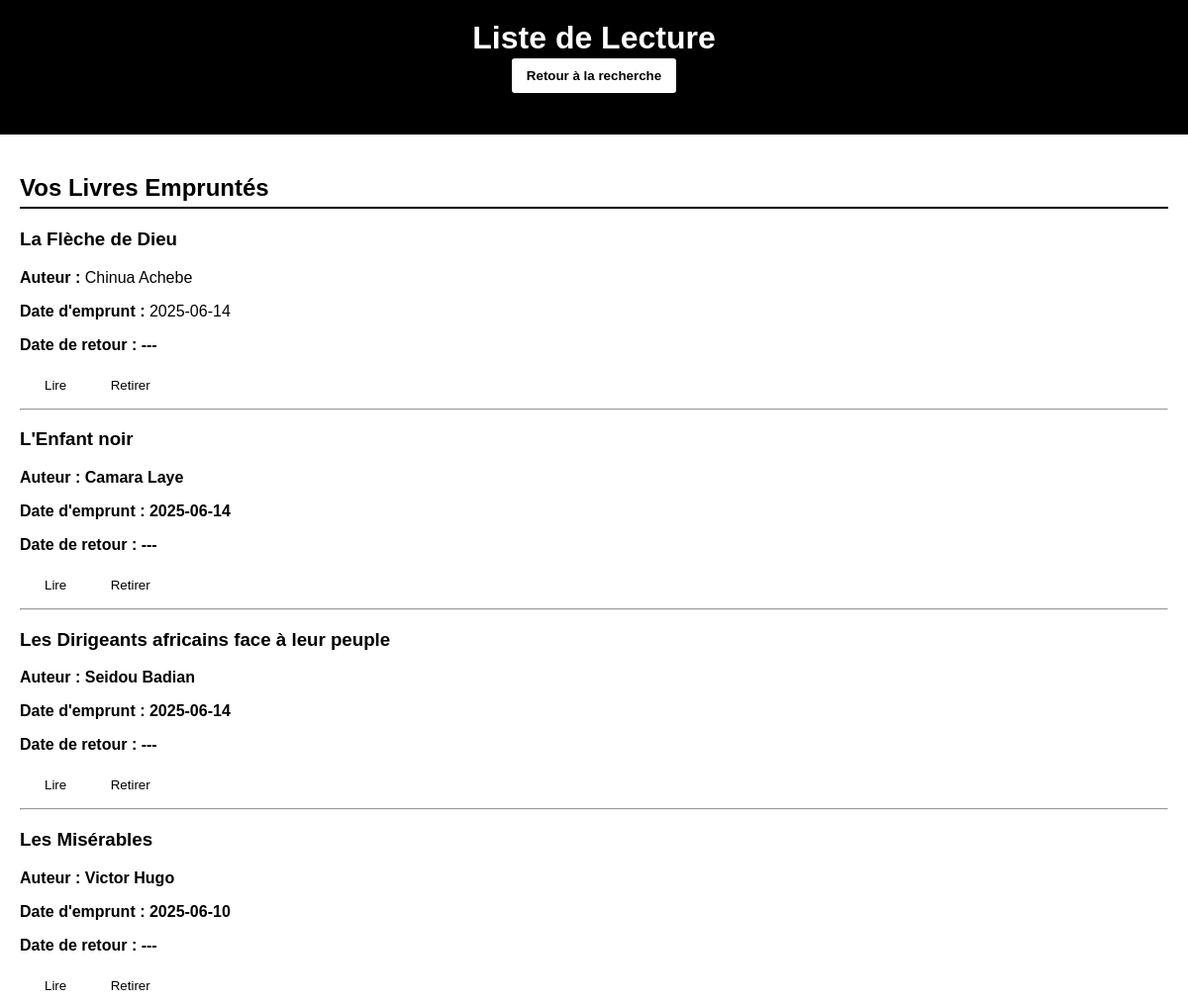
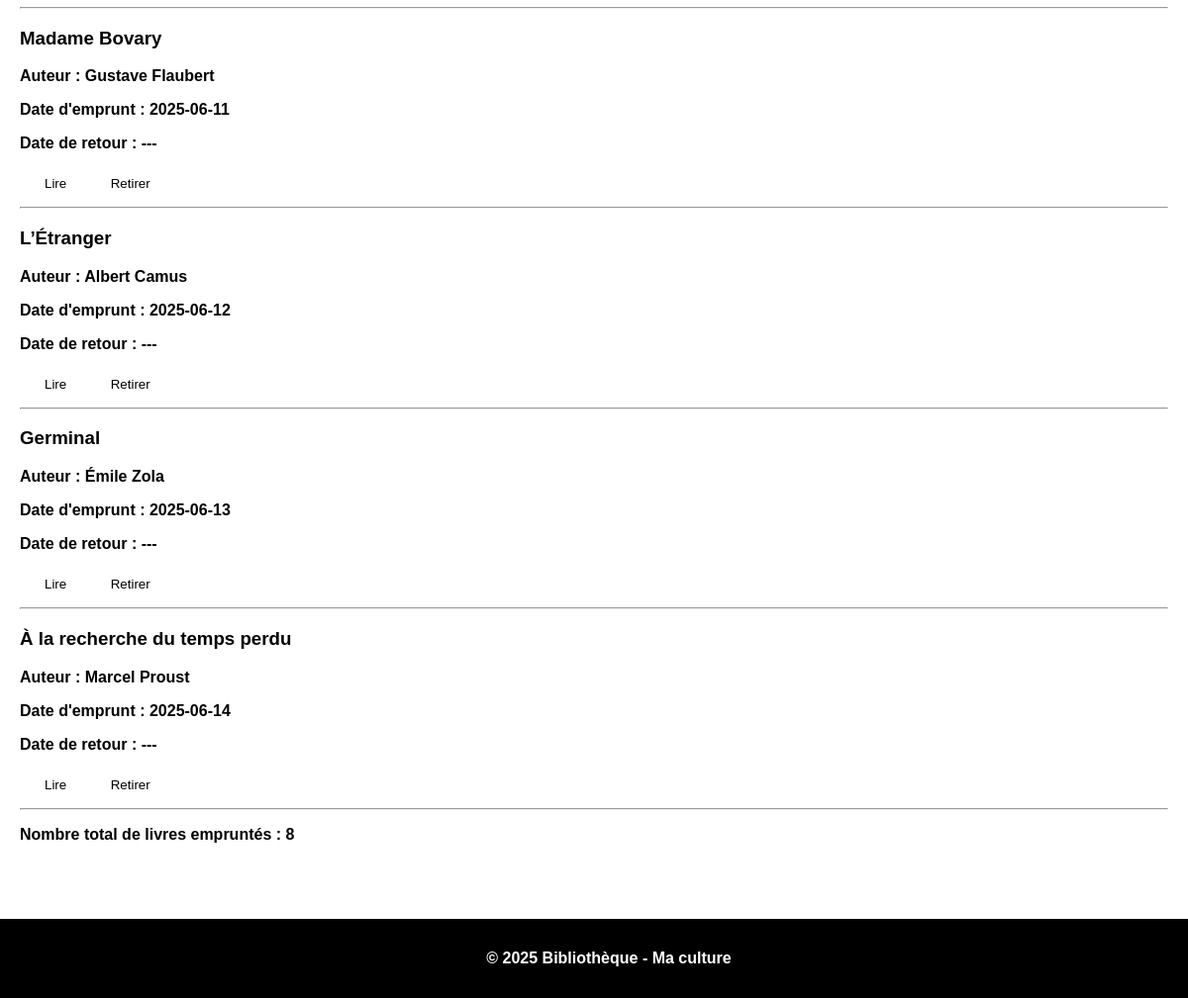
Page /wishlist.php on the committed database (2 pictures, top to bottom).
### tables this page shows
CREATE TABLE `liste_lecture` (
  `id_livre` int(11) NOT NULL COMMENT 'identifiant du livre lié à cette entrée',
  `id_lecteur` int(11) NOT NULL COMMENT 'identifiant du lecteur lié à cette entrée',
  `date_emprunt` date NOT NULL COMMENT 'date d''emprunt du livre',
  `date_retour` date NOT NULL COMMENT 'date de retour du livre', 
  FOREIGN KEY (id_livre) REFERENCES livres(id),
  FOREIGN KEY (id_lecteur) REFERENCES lecteurs(id)
);

CREATE TABLE `livres` (
  `id` int(11) NOT NULL COMMENT 'identifiant du livre',
  `titre` varchar(100) NOT NULL COMMENT 'Titre du livre',
  `auteur` varchar(100) NOT NULL COMMENT 'Auteur du livre',
  `description` text NOT NULL COMMENT 'description du livre',
  `maison_edition` varchar(100) NOT NULL COMMENT 'Maison d''edition du livre',
  `nombre_exemplaire` int(11) NOT NULL COMMENT 'Nombre d''exemplaire disponible'
);

### wishlist.php (the view, shortened to what this page needs)
<?php
$host = "localhost";
$user = "root";
$password = "";
$dbname = "biblio_en_ligne";
$conn = mysqli_connect($host, $user, $password, $dbname);
$sql = "SELECT livres.titre, livres.auteur, liste_lecture.date_emprunt, livres.id, liste_lecture.date_retour
FROM liste_lecture
JOIN livres ON liste_lecture.id_livre = livres.id
WHERE liste_lecture.id_lecteur = 1";
$result = mysqli_query($conn, $sql);
if (mysqli_num_rows($result) > 0) {
?>
<!DOCTYPE html>
<html lang="fr">
<head>
    <link rel="stylesheet" href="css/style.css">
</head>
<body >
    <header >
        <h1>Liste de Lecture</h1>
         <button onclick="window.location.href='index.php'" style="
    margin-bottom: 20px;
    background-color: white;
    border: 2px solid black;
    padding: 10px 15px;
    border-radius: 5px;
    color: black;
    font-weight: bold;
    cursor: pointer;
    transition: background-color 0.3s ease, color 0.3s ease;
">
  Retour à la recherche
        </button>
    </header>
    <main class="contenu">
        <h2>Vos Livres Empruntés</h2>
        <div>
            <?php while ($row = mysqli_fetch_assoc($result)) { ?>
                <div class="livre">
                    <h3><?php echo htmlspecialchars($row['titre']); ?></h3>
                    <p><strong>Auteur :</strong> <?php echo htmlspecialchars($row['auteur']); ?></p>
                    <p><strong>Date d'emprunt :</strong> <?php echo htmlspecialchars($row['date_emprunt']); ?></p>
                    <p><strong>Date de retour : ---</p>
                    <div class="actions">
                        <button onclick="window.location.href='lire.php?id=<?php echo $row['id']; ?>'" target="_blank" class="btn">Lire</button>
                        <button onclick="if (confirmerSuppression()) { window.location.href='retirer.php?id=<?php echo $row['id']; ?>'; }" class="btn">Retirer</button>
                    </div>
                    <hr>
                </div>
            <?php } ?>
        </div>
        <p>Nombre total de livres empruntés : <?php echo mysqli_num_rows($result); ?></p>
    </main>
    <footer>
        <p>&copy; 2025 Bibliothèque - Ma culture</p>
    </footer>
</body>
</html>
<?php
}
?>

### css/style.css (style rules this page uses)
body { margin: 0; font-family: Arial, sans-serif; background-color: #ffffff; color: #000000; }
header { background-color: #000000; color: #ffffff; padding: 20px; text-align: center; }
header h1 { margin: 0; font-size: 2em; }
main { padding: 20px; }
.contenu { margin-bottom: 40px; }
h2 { border-bottom: 2px solid #000; padding-bottom: 5px; }
.btn { padding: 8px 15px; margin-left: 10px; background-color: #fff; color: #000; border: none; border-radius: 4px; cursor: pointer; }
footer { background-color: #000; color: #fff; text-align: center; padding: 15px; position: relative; bottom: 0; width: 100%; }

### rows in the picture
liste_lecture: id_livre.titre "La Flèche de Dieu", id_livre.auteur "Chinua Achebe", date_emprunt "2025-06-14"
liste_lecture: id_livre.titre "L'Enfant noir", id_livre.auteur "Camara Laye", date_emprunt "2025-06-14"
liste_lecture: id_livre.titre "Les Dirigeants africains face à leur peuple", id_livre.auteur "Seidou Badian", date_emprunt "2025-06-14"
liste_lecture: id_livre.titre "Les Misérables", id_livre.auteur "Victor Hugo", date_emprunt "2025-06-10"
liste_lecture: id_livre.titre "Madame Bovary", id_livre.auteur "Gustave Flaubert", date_emprunt "2025-06-11"
liste_lecture: id_livre.titre "L’Étranger", id_livre.auteur "Albert Camus", date_emprunt "2025-06-12"
liste_lecture: id_livre.titre "Germinal", id_livre.auteur "Émile Zola", date_emprunt "2025-06-13"
liste_lecture: id_livre.titre "À la recherche du temps perdu", id_livre.auteur "Marcel Proust", date_emprunt "2025-06-14"

### other values in the picture
mysqli_num_rows($result) "8"
